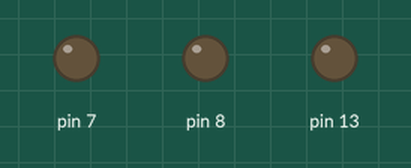
Simulated run of this sketch. Board: Arduino Uno, built with avr-gcc and run on an emulated ATmega328P. Shown: output pins drawn as LEDs (lit = HIGH).

Above: at 0.2 s.
At 0.7 s:
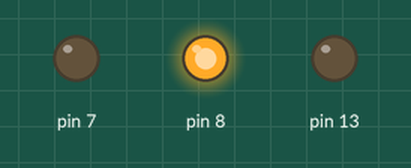
At 1.7 s:
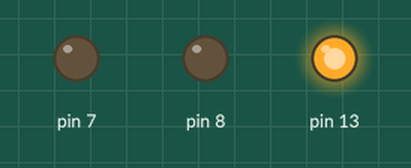
At 2.7 s:
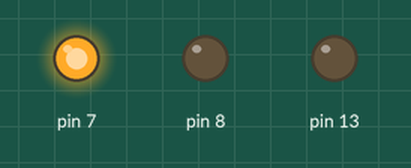
Timing chart, 0 to 3.5 s (numbered marks = the images above):
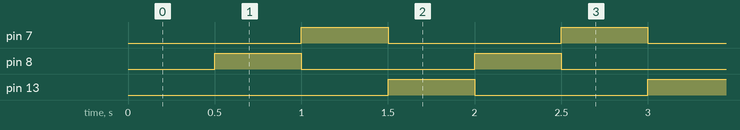

The sketch:

lab1.ino
```cpp
// Viktor Kirillov - 677621632
// Lab 1 - Get started with Arduino
// Description - lights are turn on sequentially
// No assumptions
// No references used

#include <stdarg.h> // for arbitrary number of args

const byte MAX_PINS = 10;

class Light {
private:
    byte *pins, totalPins, currentPinIdx;   // To store led pins

    unsigned long m_interval = 1000;  // Interval at which to blink
    unsigned long previousMillis;   // Last time LED was updated

public:
    Light(int pin...): totalPins(0), currentPinIdx(0), previousMillis(0), m_interval(1000) {
        pins = new byte[MAX_PINS];

        // First parameter
        if (isPinValid(pin))
            pins[totalPins++] = (byte) pin;

        // Rest parameters
        va_list list;
        va_start(list, pin);
        while (int _pin = va_arg(list, int)) {
            if (isPinValid(_pin) && totalPins < MAX_PINS) {
                pins[totalPins++] = (byte) _pin;
            }
        }
        va_end(list);

        _setPinsMode();
    }

    void setInterval(unsigned long value) {
        m_interval = value;
    }

    void update() {
        unsigned long currentMillis = millis(); // Time passed after start

        if (currentMillis - previousMillis < m_interval)
            return;

        // save the last time you blinked the LED
        previousMillis = currentMillis;

        // Set current pin to LOW
        digitalWrite(pins[currentPinIdx], LOW);
        currentPinIdx++;
        currentPinIdx = currentPinIdx % totalPins;

        // Set next pin to HIGH
        digitalWrite(pins[currentPinIdx], HIGH);
    }

private:
    bool isPinValid(int pin) {  // Checks for pin to be in valid range
        return (pin >= 0 && pin < 30);
    }

    void _setPinsMode() {   // Sets mode to OUTPUT
        for(byte i=0; i<totalPins; i++) {
            pinMode(pins[i], OUTPUT);
        }
    }
};

Light *light;

void setup() {
    light = new Light(13,8,7);
    light->setInterval(500);
}

void loop() {
    light->update();
}
```

Measured:
- by itself, pin 7, pin 8, pin 13: alternates HIGH for 0.50 s and LOW for 1.0 s
- by itself, everything shown: repeats every 1.5 s, in 3 steps
